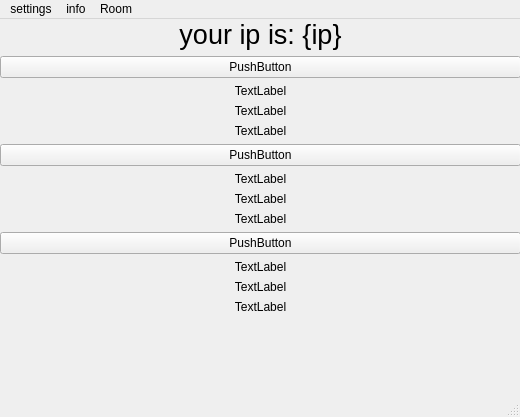
<?xml version="1.0" encoding="UTF-8"?>
<ui version="4.0">
 <class>MainWindow</class>
 <widget class="QMainWindow" name="MainWindow">
  <property name="geometry">
   <rect>
    <x>0</x>
    <y>0</y>
    <width>520</width>
    <height>417</height>
   </rect>
  </property>
  <property name="windowTitle">
   <string>MainWindow</string>
  </property>
  <widget class="QWidget" name="centralwidget">
   <widget class="QWidget" name="formLayoutWidget">
    <property name="geometry">
     <rect>
      <x>0</x>
      <y>0</y>
      <width>521</width>
      <height>421</height>
     </rect>
    </property>
    <layout class="QFormLayout" name="formLayout">
     <item row="0" column="0" colspan="2">
      <widget class="QLabel" name="my_ip_label">
       <property name="font">
        <font>
         <pointsize>20</pointsize>
        </font>
       </property>
       <property name="mouseTracking">
        <bool>false</bool>
       </property>
       <property name="autoFillBackground">
        <bool>true</bool>
       </property>
       <property name="text">
        <string>your ip is: {ip}</string>
       </property>
       <property name="alignment">
        <set>Qt::AlignCenter</set>
       </property>
      </widget>
     </item>
     <item row="2" column="0" colspan="2">
      <widget class="QPushButton" name="room_info">
       <property name="text">
        <string>PushButton</string>
       </property>
      </widget>
     </item>
     <item row="3" column="0" colspan="2">
      <widget class="QLabel" name="user_info">
       <property name="text">
        <string>TextLabel</string>
       </property>
       <property name="alignment">
        <set>Qt::AlignCenter</set>
       </property>
      </widget>
     </item>
     <item row="4" column="0" colspan="2">
      <widget class="QLabel" name="user_info_2">
       <property name="text">
        <string>TextLabel</string>
       </property>
       <property name="alignment">
        <set>Qt::AlignCenter</set>
       </property>
      </widget>
     </item>
     <item row="5" column="0" colspan="2">
      <widget class="QLabel" name="user_info_3">
       <property name="text">
        <string>TextLabel</string>
       </property>
       <property name="alignment">
        <set>Qt::AlignCenter</set>
       </property>
      </widget>
     </item>
     <item row="6" column="0" colspan="2">
      <widget class="QPushButton" name="room_info_2">
       <property name="text">
        <string>PushButton</string>
       </property>
      </widget>
     </item>
     <item row="7" column="0" colspan="2">
      <widget class="QLabel" name="user_info_5">
       <property name="text">
        <string>TextLabel</string>
       </property>
       <property name="alignment">
        <set>Qt::AlignCenter</set>
       </property>
      </widget>
     </item>
     <item row="8" column="0" colspan="2">
      <widget class="QLabel" name="user_info_4">
       <property name="text">
        <string>TextLabel</string>
       </property>
       <property name="alignment">
        <set>Qt::AlignCenter</set>
       </property>
      </widget>
     </item>
     <item row="9" column="0" colspan="2">
      <widget class="QLabel" name="user_info_6">
       <property name="text">
        <string>TextLabel</string>
       </property>
       <property name="alignment">
        <set>Qt::AlignCenter</set>
       </property>
      </widget>
     </item>
     <item row="10" column="0" colspan="2">
      <widget class="QPushButton" name="room_info_3">
       <property name="text">
        <string>PushButton</string>
       </property>
      </widget>
     </item>
     <item row="11" column="0" colspan="2">
      <widget class="QLabel" name="user_info_7">
       <property name="text">
        <string>TextLabel</string>
       </property>
       <property name="alignment">
        <set>Qt::AlignCenter</set>
       </property>
      </widget>
     </item>
     <item row="12" column="0" colspan="2">
      <widget class="QLabel" name="user_info_8">
       <property name="text">
        <string>TextLabel</string>
       </property>
       <property name="alignment">
        <set>Qt::AlignCenter</set>
       </property>
      </widget>
     </item>
     <item row="13" column="0" colspan="2">
      <widget class="QLabel" name="user_info_9">
       <property name="text">
        <string>TextLabel</string>
       </property>
       <property name="alignment">
        <set>Qt::AlignCenter</set>
       </property>
      </widget>
     </item>
    </layout>
   </widget>
  </widget>
  <widget class="QMenuBar" name="menubar">
   <property name="geometry">
    <rect>
     <x>0</x>
     <y>0</y>
     <width>520</width>
     <height>26</height>
    </rect>
   </property>
   <widget class="QMenu" name="menusettings">
    <property name="title">
     <string>settings</string>
    </property>
   </widget>
   <widget class="QMenu" name="menuinfo">
    <property name="title">
     <string>info</string>
    </property>
   </widget>
   <widget class="QMenu" name="menuRoom">
    <property name="title">
     <string>Room</string>
    </property>
    <addaction name="actionCreate_room_2"/>
    <addaction name="actionJoin_room"/>
   </widget>
   <addaction name="menusettings"/>
   <addaction name="menuinfo"/>
   <addaction name="menuRoom"/>
  </widget>
  <widget class="QStatusBar" name="statusbar"/>
  <action name="actionCreate_room">
   <property name="text">
    <string>Create room</string>
   </property>
  </action>
  <action name="actionJoin_room">
   <property name="text">
    <string>Join room</string>
   </property>
  </action>
  <action name="actionCreate_room_2">
   <property name="text">
    <string>Create room</string>
   </property>
  </action>
 </widget>
 <resources/>
 <connections/>
</ui>
